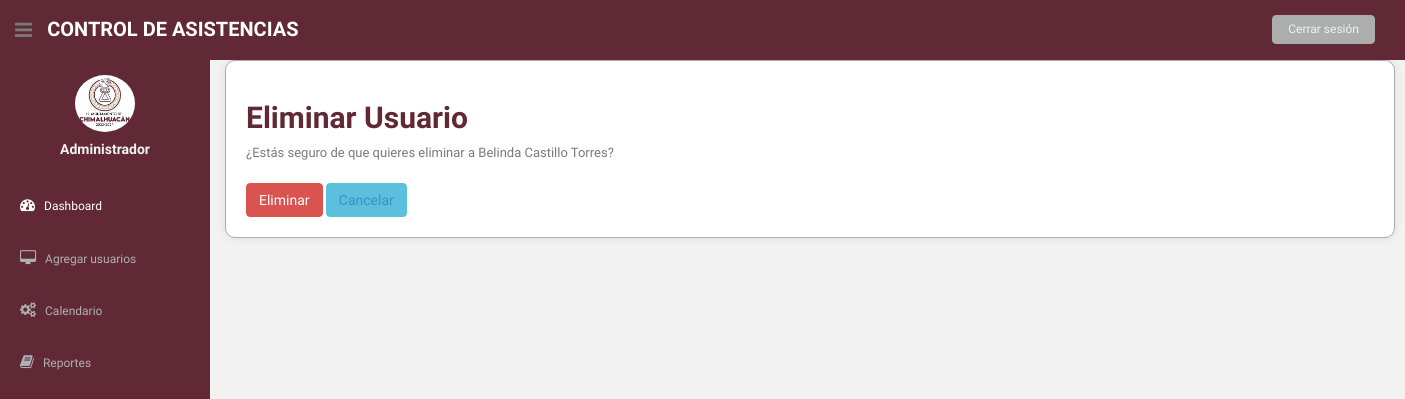
/eliminar_usuario/3/ (signed in), run on the app's committed database.
### asistencia/models.py (models this page shows, shortened)
class Usuario(models.Model):
    nombre = models.CharField(max_length=100)
    apellido_paterno = models.CharField(max_length=100)
    apellido_materno = models.CharField(max_length=100)
    telefono = models.CharField(max_length=20)
    correo_electronico = models.EmailField(max_length=255)
    user = models.OneToOneField(User, on_delete=models.CASCADE, null=True, blank=True)
    OPCIONES_SERVICIO = [
        ('SS', 'Servicio Social'),
        ('R', 'Residencias'),
    ]
    tipo_servicio = models.CharField(max_length=2, choices=OPCIONES_SERVICIO)
    horas_realizadas = models.IntegerField(default=0)  # Se actualizará según las horas realizadas
    horas_requeridas = models.IntegerField()  # Horas requeridas para el servicio

### asistencia/views.py (the view)
# urls.py: path('eliminar_usuario/<int:pk>/', views.eliminar_usuario, name='eliminar_usuario'),
@login_required
def eliminar_usuario(request, pk):
    usuario = get_object_or_404(Usuario, pk=pk)
    if request.method == 'POST':
        usuario.delete()
        messages.success(request, 'Usuario eliminado correctamente.')
        return redirect('lista_usuarios')
    return render(request, 'eliminar_usuario.html', {'usuario': usuario})

### asistencia/templates/eliminar_usuario.html (shortened to what this page needs)
{% load static %}
<!DOCTYPE html>
<html lang="en">
<head>
  <link href="{% static 'css/bootstrap.css' %}" rel="stylesheet">
  <link href="{% static 'font-awesome/css/font-awesome.css' %}" rel="stylesheet" />
  <link rel="stylesheet" type="text/css" href="{% static 'css/zabuto_calendar.css' %}">
  <link rel="stylesheet" type="text/css" href="{% static 'js/gritter/css/jquery.gritter.css' %}" />
  <link rel="stylesheet" type="text/css" href="{% static 'lineicons/style.css' %}">
  <link href="{% static 'css/style.css' %}" rel="stylesheet">
  <link href="{% static 'css/style-responsive.css' %}" rel="stylesheet">
</head>
<body>
  <section id="container">
    <header class="header black-bg">
      <div class="sidebar-toggle-box">
        <div class="fa fa-bars tooltips" data-placement="right" data-original-title="Toggle Navigation"></div>
      </div>
      <a href="{% url 'admin_dashboard' %}" class="logo"><b>Control de Asistencias</b></a>
      <div class="top-menu">
        <ul class="nav pull-right top-menu">
          <li><a class="logout" href="{% url 'login' %}">Cerrar sesión</a></li>
        </ul>
      </div>
    </header>
    <aside>
      <div id="sidebar"  class="nav-collapse ">
          <ul class="sidebar-menu" id="nav-accordion">
              <p class="centered"><a href="profile.html"><img src="{% static '/img/LOGO.jpg' %}" class="img-circle" width="60"></a></p>
              <h5 class="centered">Administrador</h5>
              <li class="mt">
                  <a class="active" href="index.html">
                      <i class="fa fa-dashboard"></i>
                      <span>Dashboard</span>
                  </a>
              </li>
              <li class="sub-menu">
                  <a href="javascript:;" >
                      <i class="fa fa-desktop"></i>
                      <span>Agregar usuarios</span>
                  </a>
              </li>
              <li class="sub-menu">
                  <a href="javascript:;" >
                      <i class="fa fa-cogs"></i>
                      <span>Calendario</span>
                  </a>
              </li>
              <li class="sub-menu">
                  <a href="javascript:;" >
                      <i class="fa fa-book"></i>
                      <span>Reportes</span>
                  </a>
              </li>
          </ul>
      </div>
  </aside>
    <section id="main-content">
      <section class="wrapper">
        <div class="container">
          <h2>Eliminar Usuario</h2>
          <p>¿Estás seguro de que quieres eliminar a {{ usuario.nombre }} {{ usuario.apellido_paterno }} {{ usuario.apellido_materno }}?</p>
          <form action="" method="post">
            <button type="submit" class="btn btn-danger">Eliminar</button>
            <a href="{% url 'lista_usuarios' %}" class="btn btn-secondary">Cancelar</a>
          </form>
        </div>
      </section>
    </section>
  </section>
</body>
</html>

### asistencia/static/css/style.css (style rules this page uses)
body { color: #797979; background: #f2f2f2; font-family: 'Ruda', sans-serif; padding: 0px !important; margin: 0px !important; font-size:13px; }
ul li { list-style: none; }
a, a:hover, a:focus { text-decoration: none; outline: none; }
#container { width: 100%; height: 100%; }
.centered { text-align: center; }
.mt { margin-top: 25px; }
ul.top-menu > li > .logout { color: #f2f2f2; font-size: 12px; border-radius: 4px; -webkit-border-radius: 4px; border: 1px solid #ACADAD !important; padding: 5px 15px; margin-right: 15px; background: #ACADAD; margin-top: 15px; }
#sidebar { width: 210px; height: 100%; position: fixed; background: #602935; }
#sidebar h5 { color: #f2f2f2; font-weight: 700; }
#sidebar ul li { position: relative; }
ul.sidebar-menu , ul.sidebar-menu li ul.sub { margin: -2px 0 0; padding: 0; }
ul.sidebar-menu { margin-top: 75px; }
ul.sidebar-menu li { margin-bottom: 5px; margin-left:10px; margin-right:10px; }
ul.sidebar-menu li.sub-menu { line-height: 15px; }
ul.sidebar-menu li a span { display: inline-block; }
ul.sidebar-menu li a { color: #aeb2b7; text-decoration: none; display: block; padding: 15px 0 15px 10px; font-size: 12px; outline: none; -webkit-transition: all 0.3s ease; -moz-transition: all 0.3s ease; -o-transition: all 0.3s ease; -ms-transition: all 0.3s ease; transition: all 0.3s ease; }
ul.sidebar-menu li a.active, ul.sidebar-menu li a:hover, ul.sidebar-menu li a:focus { background: #602935; color: #fff; display: block; -webkit-transition: all 0.3s ease; -moz-transition: all 0.3s ease; -o-transition: all 0.3s ease; -ms-transition: all 0.3s ease; transition: all 0.3s ease; }
ul.sidebar-menu li a i { font-size: 15px; padding-right: 6px; }
ul.sidebar-menu li a.active i { color: #fff; }
#main-content { margin-left: 210px; }
.header, .footer { min-height: 60px; padding: 0 15px; }
.header { position: fixed; left: 0; right: 0; z-index: 1002; }
.black-bg { background: #602935; border-bottom: 1px solid #602935; }
.wrapper { display: inline-block; margin-top: 60px; padding-left: 15px; padding-right: 15px; padding-bottom: 15px; padding-top: 0px; width: 100%; }
a.logo { font-size: 20px; color: #ffffff; float: left; margin-top: 15px; text-transform: uppercase; }
a.logo b { font-weight: 900; }
#top_menu .nav > li, ul.top-menu > li { float: left; }
ul.top-menu > li > a { color: #666666; font-size: 16px; border-radius: 4px; -webkit-border-radius: 4px; border:1px solid #666666 !important; padding: 2px 6px; margin-right: 15px; }
.sidebar-toggle-box { float: left; padding-right: 15px; margin-top: 20px; }
.sidebar-toggle-box .fa-bars { cursor: pointer; display: inline-block; font-size: 20px; }

### asistencia/templates/eliminar_usuario.html (style rules this page uses)
.container { background-color: #ffffff; border: 1px solid #ACADAD; padding: 20px; border-radius: 10px; box-shadow: 0px 0px 10px rgba(0, 0, 0, 0.1); }
.container h2 { color: #602935; font-weight: bold; }
.container p { margin-top: 10px; margin-bottom: 20px; }
.container form { margin-top: 20px; }
.container .btn-danger { background-color: #D9534F; border-color: #D9534F; }
.container .btn-secondary { background-color: #5BC0DE; border-color: #5BC0DE; }

### data on the page
Usuario: nombre "Belinda", apellido_paterno "Castillo", apellido_materno "Torres"
